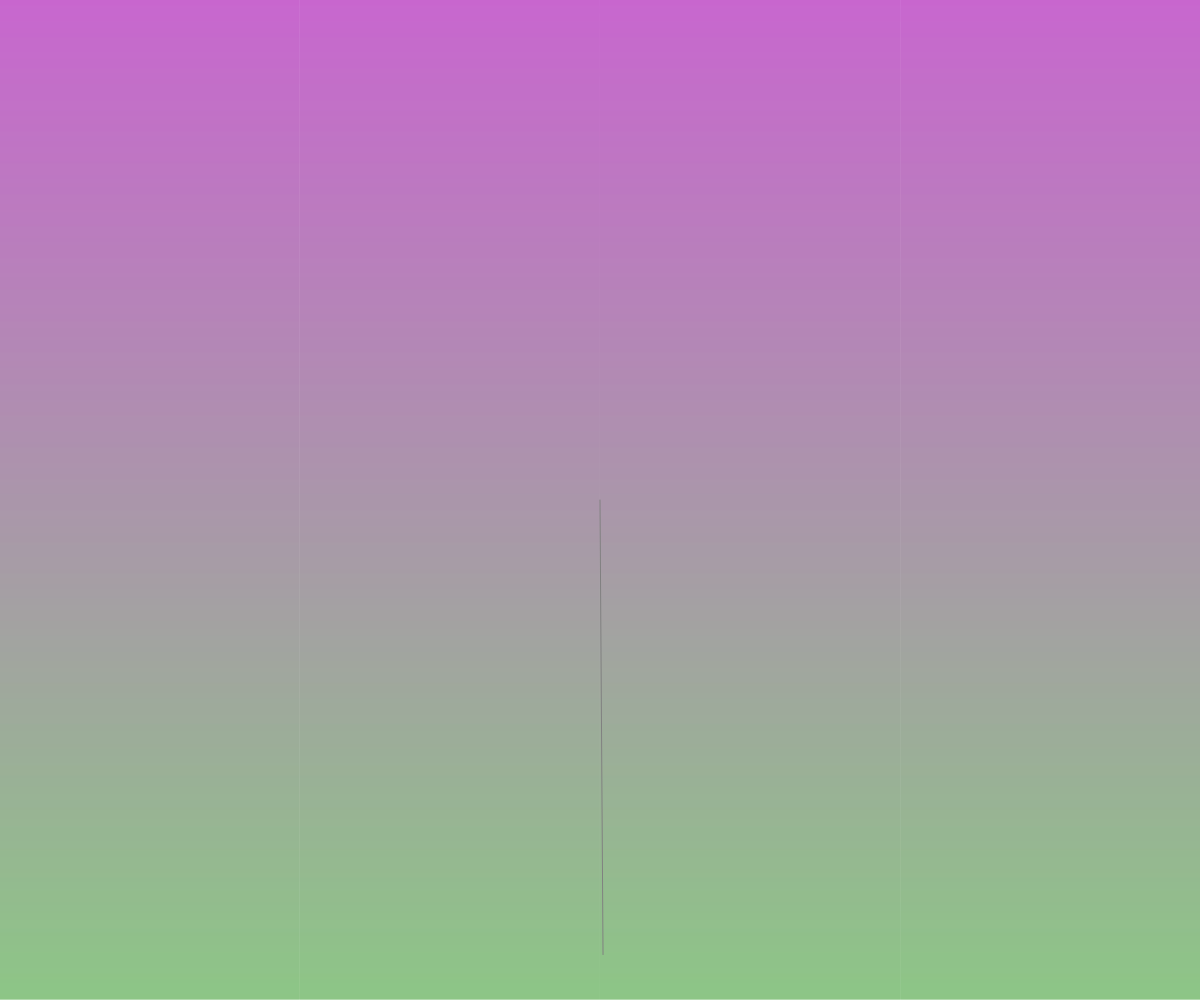
Frame 1 (no input)
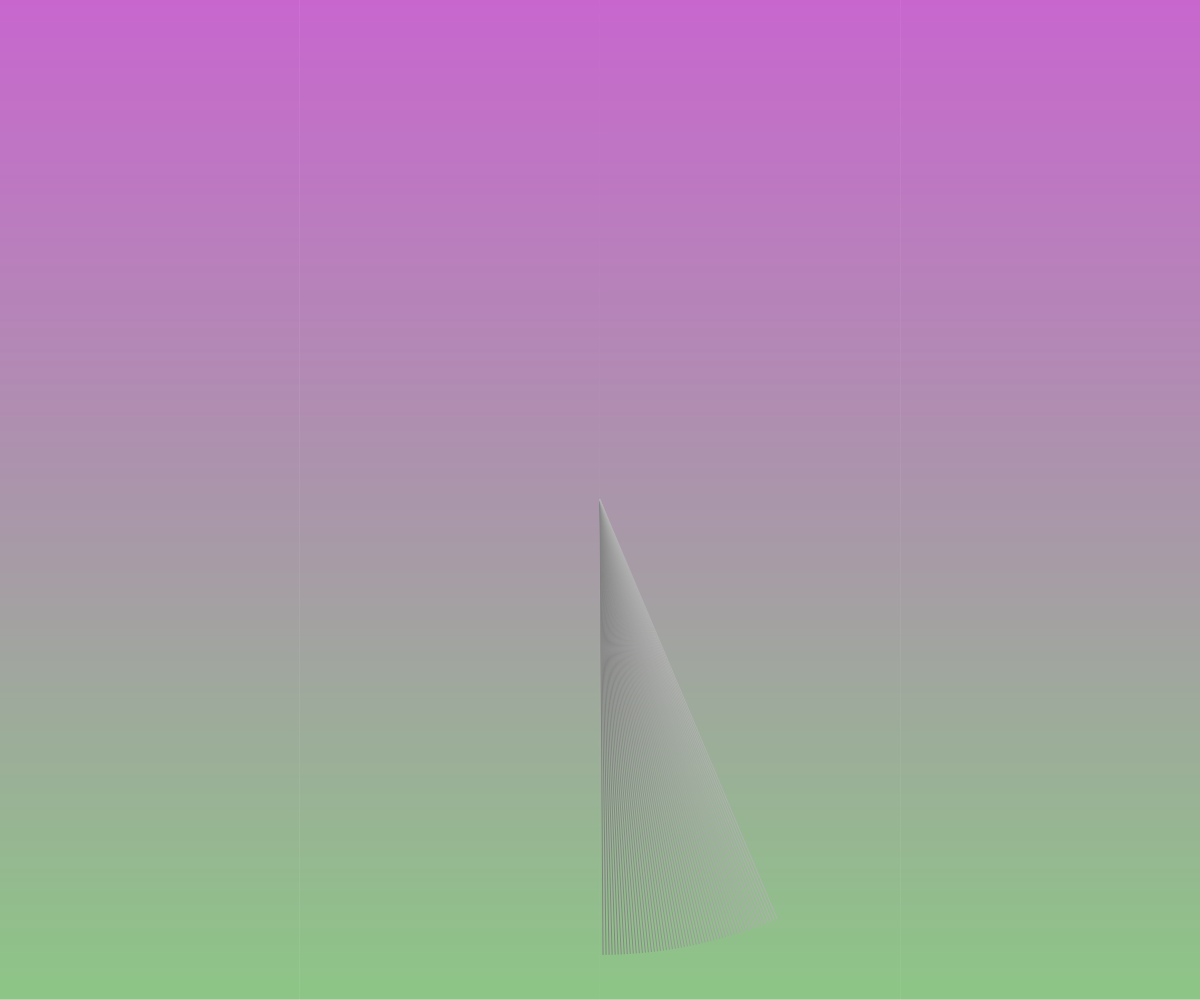
Frame 60 (no input)
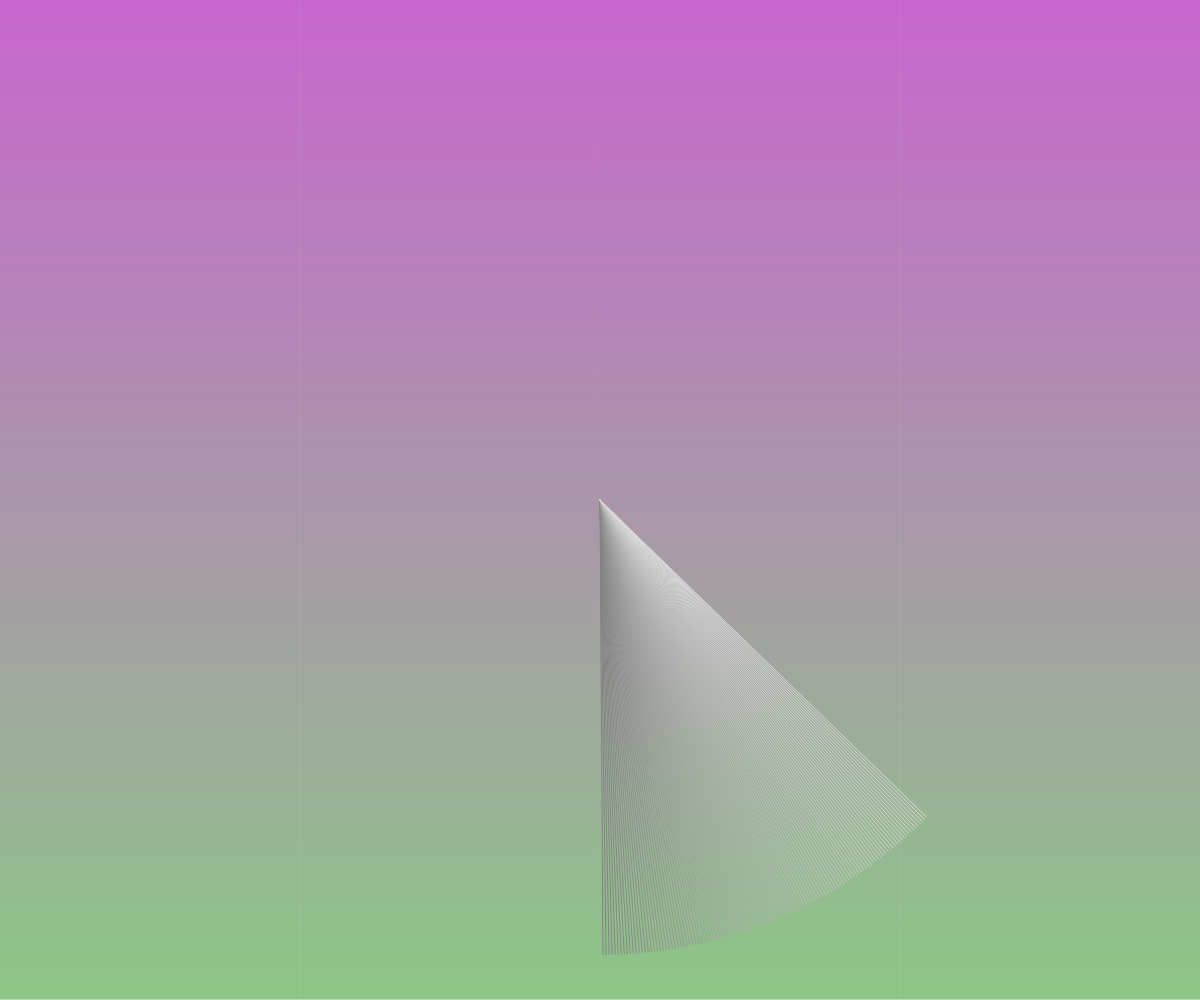
Frame 120 (the mouse pressed at the canvas centre since frame 60)

The p5.js sketch that drew these frames (run headless with seeded random() and noise() and a simulated clock; from frame 60 on, the mouse is pressed at the canvas centre):

// p5.js sketch
// ── sketch.js
var startR;
var startG;
var startB;
var stopR;
var stopG;
var stopB;
function setup() {
  createCanvas(windowWidth,windowHeight);
  randomBackgroundGradient();
  randomColors();
}

function draw() {
  stroke(map(sin(frameCount/150),-1,1,0,255));
  translate(width/2,height/2);
  var radius = min(width,height) / 2.2;
  line(sin(frameCount/150)* radius, cos(frameCount/150) * radius, 0,0);
}

function randomBackgroundGradient(){
  backgroundGradient(random(255),random(255),random(255),random(255),random(255),random(255));
}

function backgroundGradient(startRed,startGreen,startBlue,stopRed,stopGreen,stopBlue){
  for(var i = 0; i < height; i ++){
    stroke(
      map(i,0,width,startRed,stopRed),
      map(i,0,width,startGreen,stopGreen),
      map(i,0,width,startBlue,stopBlue));
    line(0,i,width,i);
  }  
}

function randomColors(){
  startR = random(255);
  startG = random(255);
  startB = random(255);
  stopR = random(255);
  stopG = random(255);
  stopB = random(255);
}
